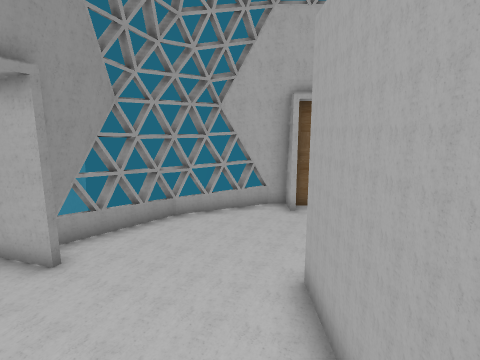
view 1 (above)

13 first-person views from a walk through a 3-D level made in the Godot game engine. The camera is 1.5 m above the floor, tilts 10° down and sees 80° across. The floor is counted in squares, 0.5 m on a side. Each view is taken from the middle of a square. On the plan, view 1 faces up. The plan holds only what a view shows up to about 20 squares ahead; the rest is blank. The place goes on beyond the plan.

view 2
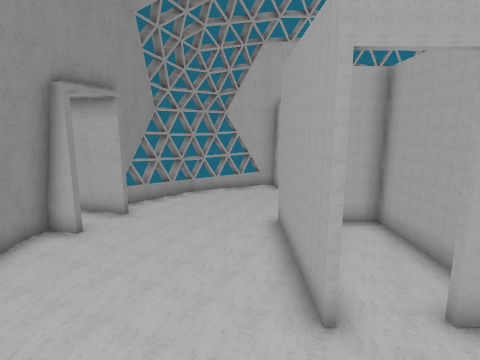

view 3
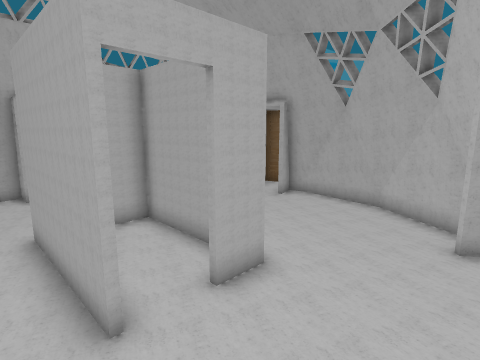

view 4
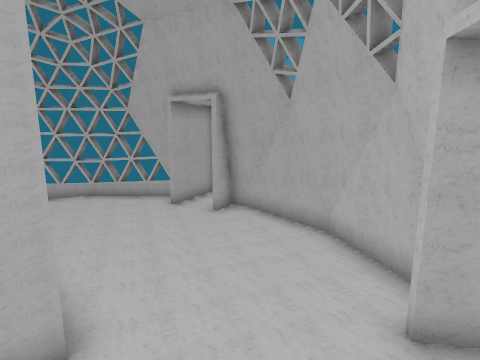

view 5
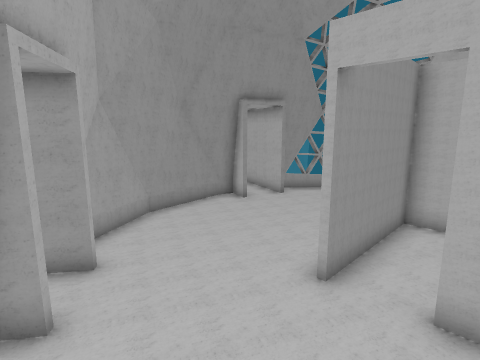

view 6
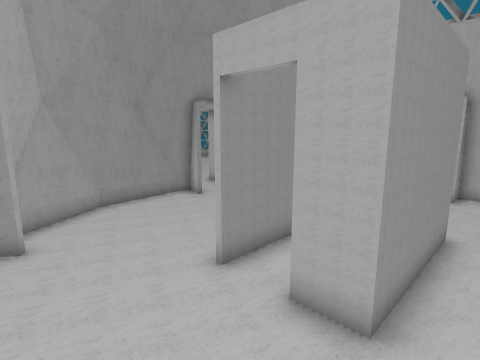

view 7
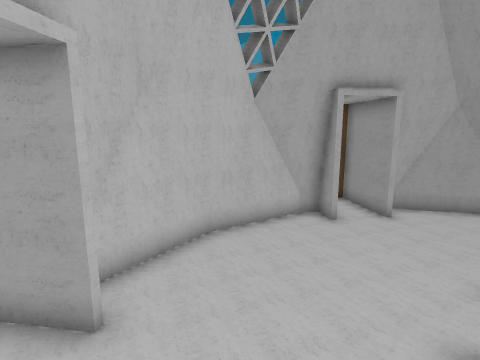

view 8
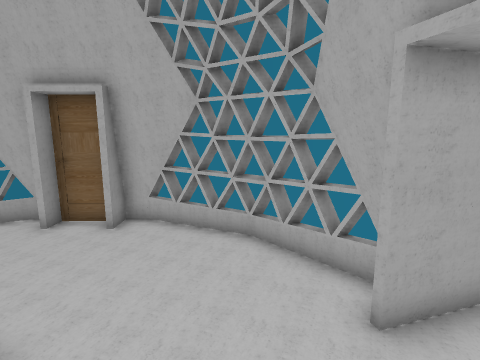

view 9
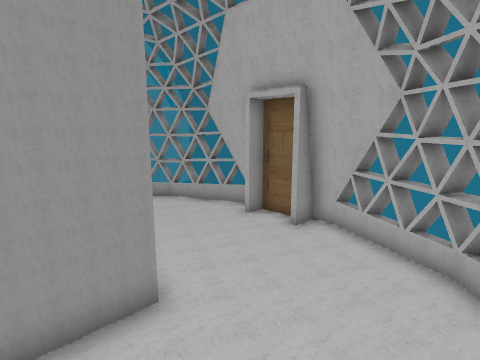

view 10
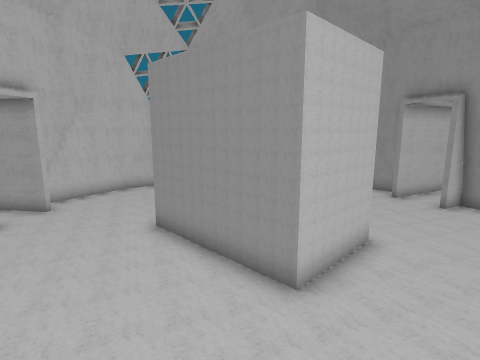

view 11
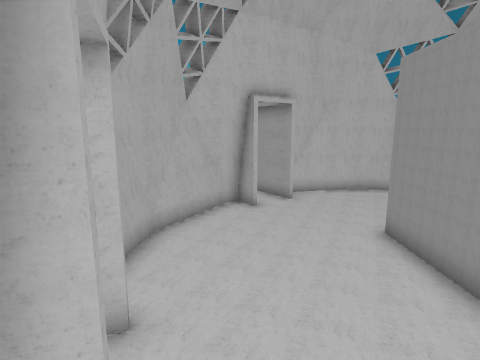

view 12
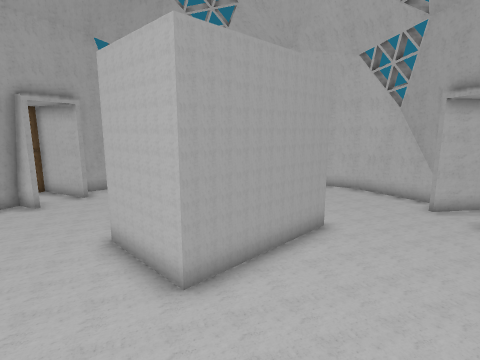

view 13
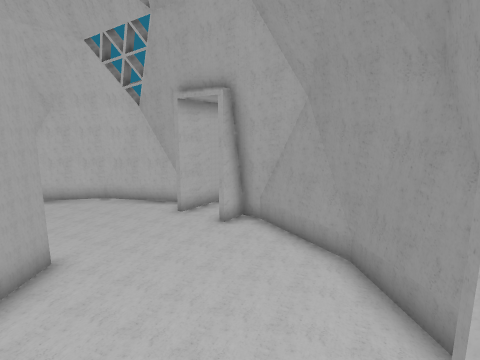

### Floor plan
Key: @ floor where view 1 was taken; # wall or solid block; . floor.
Columns run from 6 left of view 1 to 12 right of it. Each row starts with its distance up from view 1.
 11     ###########
 10    ###.......###
  9   ##...........##
  8   #.............#
  7  ##.............##
  6 ###.............###
  5 #......#####......#
  4 ##.....#...#.....##
  3 #......#...#......#
  2 #......#...#......#
  1 #......#...#......#
  0 ##....@#..##.....##
 -1  #...............#
 -2  ##.............##
 -3   ##...........##
 -4    #...........#
 -5     ###.....###
 -6      #########

Positions as (right, up) in squares from view 1, and headings:
1: (0, 0), facing up
2: (0, -4), facing up
3: (0, -4), facing up-right
4: (4, -4), facing up-right
5: (4, -5), facing up-left
6: (6, -4), facing up-left
7: (8, 0), facing down-left
8: (8, 2), facing up
9: (9, 3), facing up-left
10: (9, 8), facing down-left
11: (9, 8), facing down
12: (-3, 8), facing down-right
13: (-3, 6), facing down
